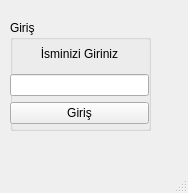
<?xml version="1.0" encoding="UTF-8"?>
<ui version="4.0">
 <class>MainWindow</class>
 <widget class="QMainWindow" name="MainWindow">
  <property name="geometry">
   <rect>
    <x>0</x>
    <y>0</y>
    <width>188</width>
    <height>193</height>
   </rect>
  </property>
  <property name="windowTitle">
   <string>MainWindow</string>
  </property>
  <widget class="QWidget" name="centralwidget">
   <widget class="QGroupBox" name="LogIn_GroupBox">
    <property name="geometry">
     <rect>
      <x>10</x>
      <y>20</y>
      <width>141</width>
      <height>111</height>
     </rect>
    </property>
    <property name="title">
     <string>Giriş</string>
    </property>
    <widget class="QWidget" name="">
     <property name="geometry">
      <rect>
       <x>0</x>
       <y>20</y>
       <width>139</width>
       <height>84</height>
      </rect>
     </property>
     <layout class="QGridLayout" name="gridLayout">
      <item row="0" column="0">
       <widget class="QLabel" name="NameInfo_Text">
        <property name="text">
         <string>İsminizi Giriniz</string>
        </property>
        <property name="alignment">
         <set>Qt::AlignCenter</set>
        </property>
       </widget>
      </item>
      <item row="1" column="0">
       <widget class="QLineEdit" name="name_LineEdit"/>
      </item>
      <item row="2" column="0">
       <widget class="QPushButton" name="logIn_PushButton">
        <property name="text">
         <string>Giriş</string>
        </property>
       </widget>
      </item>
     </layout>
    </widget>
   </widget>
  </widget>
  <widget class="QMenuBar" name="menubar">
   <property name="geometry">
    <rect>
     <x>0</x>
     <y>0</y>
     <width>188</width>
     <height>26</height>
    </rect>
   </property>
  </widget>
  <widget class="QStatusBar" name="statusbar"/>
 </widget>
 <resources/>
 <connections/>
</ui>
